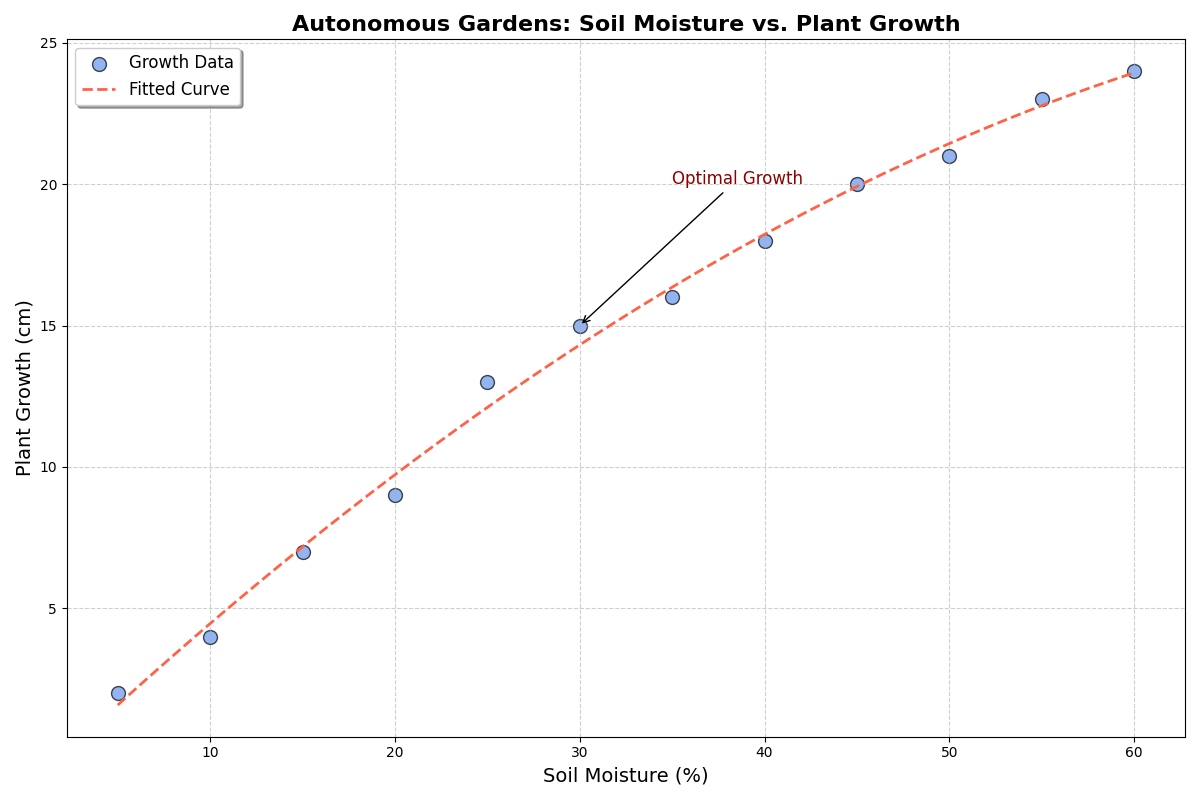

Here is the Python script that generated this plot:
import matplotlib.pyplot as plt
import numpy as np

# Data
soil_moisture = np.array([5, 10, 15, 20, 25, 30, 35, 40, 45, 50, 55, 60])
plant_growth = np.array([2, 4, 7, 9, 13, 15, 16, 18, 20, 21, 23, 24])

# Create scatter plot
plt.figure(figsize=(12, 8))
plt.scatter(soil_moisture, plant_growth, color='cornflowerblue', alpha=0.7, s=100, edgecolor='black', label='Growth Data')

# Fit a polynomial curve to the data
z = np.polyfit(soil_moisture, plant_growth, 3)
p = np.poly1d(z)
xp = np.linspace(soil_moisture.min(), soil_moisture.max(), 500)
plt.plot(xp, p(xp), color='tomato', linestyle='--', linewidth=2, label='Fitted Curve')

# Adding Plot Details
plt.title('Autonomous Gardens: Soil Moisture vs. Plant Growth', fontsize=16, fontweight='bold')
plt.xlabel('Soil Moisture (%)', fontsize=14)
plt.ylabel('Plant Growth (cm)', fontsize=14)
plt.legend(loc='upper left', fontsize=12, frameon=True, shadow=True)
plt.grid(True, linestyle='--', alpha=0.6)

# Text annotation to highlight key information
plt.annotate('Optimal Growth',
             xy=(30, 15),
             xytext=(35, 20),
             arrowprops=dict(facecolor='black', arrowstyle='->'),
             fontsize=12, color='darkred')

plt.tight_layout()

plt.show()
